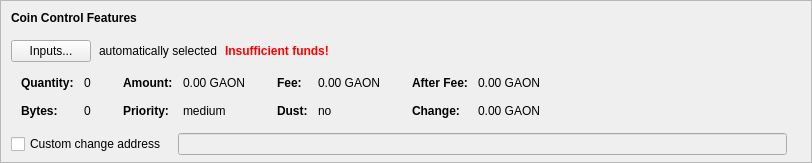
    <widget class="QFrame" name="frameCoinControl">
     <property name="sizePolicy">
      <sizepolicy hsizetype="Expanding" vsizetype="Expanding">
       <horstretch>0</horstretch>
       <verstretch>0</verstretch>
      </sizepolicy>
     </property>
     <property name="maximumSize">
      <size>
       <width>16777215</width>
       <height>16777215</height>
      </size>
     </property>
     <property name="frameShape">
      <enum>QFrame::StyledPanel</enum>
     </property>
     <property name="frameShadow">
      <enum>QFrame::Sunken</enum>
     </property>
     <layout class="QVBoxLayout" name="verticalLayoutCoinControl2">
      <property name="spacing">
       <number>0</number>
      </property>
      <property name="leftMargin">
       <number>0</number>
      </property>
      <property name="topMargin">
       <number>0</number>
      </property>
      <property name="rightMargin">
       <number>0</number>
      </property>
      <property name="bottomMargin">
       <number>6</number>
      </property>
      <item>
       <layout class="QVBoxLayout" name="verticalLayoutCoinControl" stretch="0,0,0,0,1">
        <property name="spacing">
         <number>0</number>
        </property>
        <property name="leftMargin">
         <number>10</number>
        </property>
        <property name="topMargin">
         <number>10</number>
        </property>
        <item>
         <layout class="QHBoxLayout" name="horizontalLayoutCoinControl1">
          <property name="bottomMargin">
           <number>15</number>
          </property>
          <item>
           <widget class="QLabel" name="labelCoinControlFeatures">
            <property name="sizePolicy">
             <sizepolicy hsizetype="Preferred" vsizetype="Maximum">
              <horstretch>0</horstretch>
              <verstretch>0</verstretch>
             </sizepolicy>
            </property>
            <property name="font">
             <font>
              <weight>75</weight>
              <bold>true</bold>
             </font>
            </property>
            <property name="styleSheet">
             <string notr="true">font-weight:bold;</string>
            </property>
            <property name="text">
             <string>Coin Control Features</string>
            </property>
           </widget>
          </item>
         </layout>
        </item>
        <item>
         <layout class="QHBoxLayout" name="horizontalLayoutCoinControl2" stretch="0,0,0,0">
          <property name="spacing">
           <number>8</number>
          </property>
          <property name="bottomMargin">
           <number>10</number>
          </property>
          <item>
           <widget class="QPushButton" name="pushButtonCoinControl">
            <property name="styleSheet">
             <string notr="true"/>
            </property>
            <property name="text">
             <string>Inputs...</string>
            </property>
            <property name="autoDefault">
             <bool>false</bool>
            </property>
           </widget>
          </item>
          <item>
           <widget class="QLabel" name="labelCoinControlAutomaticallySelected">
            <property name="text">
             <string>automatically selected</string>
            </property>
            <property name="margin">
             <number>5</number>
            </property>
           </widget>
          </item>
          <item>
           <widget class="QLabel" name="labelCoinControlInsuffFunds">
            <property name="font">
             <font>
              <weight>75</weight>
              <bold>true</bold>
             </font>
            </property>
            <property name="styleSheet">
             <string notr="true">color:red;font-weight:bold;</string>
            </property>
            <property name="text">
             <string>Insufficient funds!</string>
            </property>
            <property name="margin">
             <number>5</number>
            </property>
           </widget>
          </item>
          <item>
           <spacer name="horizontalSpacerCoinControl">
            <property name="orientation">
             <enum>Qt::Horizontal</enum>
            </property>
            <property name="sizeHint" stdset="0">
             <size>
              <width>40</width>
              <height>1</height>
             </size>
            </property>
           </spacer>
          </item>
         </layout>
        </item>
        <item>
         <widget class="QWidget" name="widgetCoinControl" native="true">
          <property name="sizePolicy">
           <sizepolicy hsizetype="Preferred" vsizetype="Preferred">
            <horstretch>0</horstretch>
            <verstretch>0</verstretch>
           </sizepolicy>
          </property>
          <property name="minimumSize">
           <size>
            <width>0</width>
            <height>0</height>
           </size>
          </property>
          <property name="styleSheet">
           <string notr="true"/>
          </property>
          <layout class="QHBoxLayout" name="horizontalLayoutCoinControl5">
           <property name="leftMargin">
            <number>0</number>
           </property>
           <property name="topMargin">
            <number>0</number>
           </property>
           <property name="rightMargin">
            <number>0</number>
           </property>
           <property name="bottomMargin">
            <number>0</number>
           </property>
           <item>
            <layout class="QHBoxLayout" name="horizontalLayoutCoinControl3" stretch="0,0,0,1">
             <property name="spacing">
              <number>20</number>
             </property>
             <property name="topMargin">
              <number>0</number>
             </property>
             <property name="bottomMargin">
              <number>10</number>
             </property>
             <item>
              <layout class="QFormLayout" name="formLayoutCoinControl1">
               <property name="horizontalSpacing">
                <number>10</number>
               </property>
               <property name="verticalSpacing">
                <number>14</number>
               </property>
               <property name="leftMargin">
                <number>10</number>
               </property>
               <property name="topMargin">
                <number>4</number>
               </property>
               <property name="rightMargin">
                <number>6</number>
               </property>
               <item row="0" column="0">
                <widget class="QLabel" name="labelCoinControlQuantityText">
                 <property name="font">
                  <font>
                   <weight>75</weight>
                   <bold>true</bold>
                  </font>
                 </property>
                 <property name="text">
                  <string>Quantity:</string>
                 </property>
                 <property name="margin">
                  <number>0</number>
                 </property>
                </widget>
               </item>
               <item row="0" column="1">
                <widget class="QLabel" name="labelCoinControlQuantity">
                 <property name="cursor">
                  <cursorShape>IBeamCursor</cursorShape>
                 </property>
                 <property name="contextMenuPolicy">
                  <enum>Qt::ActionsContextMenu</enum>
                 </property>
                 <property name="text">
                  <string notr="true">0</string>
                 </property>
                 <property name="margin">
                  <number>0</number>
                 </property>
                 <property name="textInteractionFlags">
                  <set>Qt::LinksAccessibleByMouse|Qt::TextSelectableByKeyboard|Qt::TextSelectableByMouse</set>
                 </property>
                </widget>
               </item>
               <item row="1" column="0">
                <widget class="QLabel" name="labelCoinControlBytesText">
                 <property name="font">
                  <font>
                   <weight>75</weight>
                   <bold>true</bold>
                  </font>
                 </property>
                 <property name="text">
                  <string>Bytes:</string>
                 </property>
                </widget>
               </item>
               <item row="1" column="1">
                <widget class="QLabel" name="labelCoinControlBytes">
                 <property name="cursor">
                  <cursorShape>IBeamCursor</cursorShape>
                 </property>
                 <property name="contextMenuPolicy">
                  <enum>Qt::ActionsContextMenu</enum>
                 </property>
                 <property name="text">
                  <string notr="true">0</string>
                 </property>
                 <property name="textInteractionFlags">
                  <set>Qt::LinksAccessibleByMouse|Qt::TextSelectableByKeyboard|Qt::TextSelectableByMouse</set>
                 </property>
                </widget>
               </item>
              </layout>
             </item>
             <item>
              <layout class="QFormLayout" name="formLayoutCoinControl2">
               <property name="horizontalSpacing">
                <number>10</number>
               </property>
               <property name="verticalSpacing">
                <number>14</number>
               </property>
               <property name="leftMargin">
                <number>6</number>
               </property>
               <property name="topMargin">
                <number>4</number>
               </property>
               <property name="rightMargin">
                <number>6</number>
               </property>
               <item row="0" column="0">
                <widget class="QLabel" name="labelCoinControlAmountText">
                 <property name="font">
                  <font>
                   <weight>75</weight>
                   <bold>true</bold>
                  </font>
                 </property>
                 <property name="text">
                  <string>Amount:</string>
                 </property>
                 <property name="margin">
                  <number>0</number>
                 </property>
                </widget>
               </item>
               <item row="0" column="1">
                <widget class="QLabel" name="labelCoinControlAmount">
                 <property name="cursor">
                  <cursorShape>IBeamCursor</cursorShape>
                 </property>
                 <property name="contextMenuPolicy">
                  <enum>Qt::ActionsContextMenu</enum>
                 </property>
                 <property name="text">
                  <string notr="true">0.00 GAON</string>
                 </property>
                 <property name="textInteractionFlags">
                  <set>Qt::LinksAccessibleByMouse|Qt::TextSelectableByKeyboard|Qt::TextSelectableByMouse</set>
                 </property>
                </widget>
               </item>
               <item row="1" column="0">
                <widget class="QLabel" name="labelCoinControlPriorityText">
                 <property name="font">
                  <font>
                   <weight>75</weight>
                   <bold>true</bold>
                  </font>
                 </property>
                 <property name="text">
                  <string>Priority:</string>
                 </property>
                </widget>
               </item>
               <item row="1" column="1">
                <widget class="QLabel" name="labelCoinControlPriority">
                 <property name="cursor">
                  <cursorShape>IBeamCursor</cursorShape>
                 </property>
                 <property name="contextMenuPolicy">
                  <enum>Qt::ActionsContextMenu</enum>
                 </property>
                 <property name="text">
                  <string>medium</string>
                 </property>
                 <property name="textInteractionFlags">
                  <set>Qt::LinksAccessibleByMouse|Qt::TextSelectableByKeyboard|Qt::TextSelectableByMouse</set>
                 </property>
                </widget>
               </item>
              </layout>
             </item>
             <item>
              <layout class="QFormLayout" name="formLayoutCoinControl3">
               <property name="horizontalSpacing">
                <number>10</number>
               </property>
               <property name="verticalSpacing">
                <number>14</number>
               </property>
               <property name="leftMargin">
                <number>6</number>
               </property>
               <property name="topMargin">
                <number>4</number>
               </property>
               <property name="rightMargin">
                <number>6</number>
               </property>
               <item row="0" column="0">
                <widget class="QLabel" name="labelCoinControlFeeText">
                 <property name="font">
                  <font>
                   <weight>75</weight>
                   <bold>true</bold>
                  </font>
                 </property>
                 <property name="text">
                  <string>Fee:</string>
                 </property>
                 <property name="margin">
                  <number>0</number>
                 </property>
                </widget>
               </item>
               <item row="0" column="1">
                <widget class="QLabel" name="labelCoinControlFee">
                 <property name="cursor">
                  <cursorShape>IBeamCursor</cursorShape>
                 </property>
                 <property name="contextMenuPolicy">
                  <enum>Qt::ActionsContextMenu</enum>
                 </property>
                 <property name="text">
                  <string notr="true">0.00 GAON</string>
                 </property>
                 <property name="textInteractionFlags">
                  <set>Qt::LinksAccessibleByMouse|Qt::TextSelectableByKeyboard|Qt::TextSelectableByMouse</set>
                 </property>
                </widget>
               </item>
               <item row="1" column="0">
                <widget class="QLabel" name="labelCoinControlLowOutputText">
                 <property name="font">
                  <font>
                   <weight>75</weight>
                   <bold>true</bold>
                  </font>
                 </property>
                 <property name="text">
                  <string>Dust:</string>
                 </property>
                </widget>
               </item>
               <item row="1" column="1">
                <widget class="QLabel" name="labelCoinControlLowOutput">
                 <property name="cursor">
                  <cursorShape>IBeamCursor</cursorShape>
                 </property>
                 <property name="contextMenuPolicy">
                  <enum>Qt::ActionsContextMenu</enum>
                 </property>
                 <property name="text">
                  <string>no</string>
                 </property>
                 <property name="textInteractionFlags">
                  <set>Qt::LinksAccessibleByMouse|Qt::TextSelectableByKeyboard|Qt::TextSelectableByMouse</set>
                 </property>
                </widget>
               </item>
              </layout>
             </item>
             <item>
              <layout class="QFormLayout" name="formLayoutCoinControl4">
               <property name="horizontalSpacing">
                <number>10</number>
               </property>
               <property name="verticalSpacing">
                <number>14</number>
               </property>
               <property name="leftMargin">
                <number>6</number>
               </property>
               <property name="topMargin">
                <number>4</number>
               </property>
               <property name="rightMargin">
                <number>6</number>
               </property>
               <item row="0" column="0">
                <widget class="QLabel" name="labelCoinControlAfterFeeText">
                 <property name="font">
                  <font>
                   <weight>75</weight>
                   <bold>true</bold>
                  </font>
                 </property>
                 <property name="text">
                  <string>After Fee:</string>
                 </property>
                 <property name="margin">
                  <number>0</number>
                 </property>
                </widget>
               </item>
               <item row="0" column="1">
                <widget class="QLabel" name="labelCoinControlAfterFee">
                 <property name="cursor">
                  <cursorShape>IBeamCursor</cursorShape>
                 </property>
                 <property name="contextMenuPolicy">
                  <enum>Qt::ActionsContextMenu</enum>
                 </property>
                 <property name="text">
                  <string notr="true">0.00 GAON</string>
                 </property>
                 <property name="textInteractionFlags">
                  <set>Qt::LinksAccessibleByMouse|Qt::TextSelectableByKeyboard|Qt::TextSelectableByMouse</set>
                 </property>
                </widget>
               </item>
               <item row="1" column="0">
                <widget class="QLabel" name="labelCoinControlChangeText">
                 <property name="font">
                  <font>
                   <weight>75</weight>
                   <bold>true</bold>
                  </font>
                 </property>
                 <property name="text">
                  <string>Change:</string>
                 </property>
                </widget>
               </item>
               <item row="1" column="1">
                <widget class="QLabel" name="labelCoinControlChange">
                 <property name="cursor">
                  <cursorShape>IBeamCursor</cursorShape>
                 </property>
                 <property name="contextMenuPolicy">
                  <enum>Qt::ActionsContextMenu</enum>
                 </property>
                 <property name="text">
                  <string notr="true">0.00 GAON</string>
                 </property>
                 <property name="textInteractionFlags">
                  <set>Qt::LinksAccessibleByMouse|Qt::TextSelectableByKeyboard|Qt::TextSelectableByMouse</set>
                 </property>
                </widget>
               </item>
              </layout>
             </item>
            </layout>
           </item>
          </layout>
         </widget>
        </item>
        <item>
         <layout class="QHBoxLayout" name="horizontalLayoutCoinControl4" stretch="0,0,0">
          <property name="spacing">
           <number>12</number>
          </property>
          <property name="sizeConstraint">
           <enum>QLayout::SetDefaultConstraint</enum>
          </property>
          <property name="topMargin">
           <number>5</number>
          </property>
          <property name="rightMargin">
           <number>5</number>
          </property>
          <item>
           <widget class="QCheckBox" name="checkBoxCoinControlChange">
            <property name="toolTip">
             <string>If this is activated, but the change address is empty or invalid, change will be sent to a newly generated address.</string>
            </property>
            <property name="text">
             <string>Custom change address</string>
            </property>
           </widget>
          </item>
          <item>
           <widget class="QValidatedLineEdit" name="lineEditCoinControlChange">
            <property name="enabled">
             <bool>false</bool>
            </property>
            <property name="sizePolicy">
             <sizepolicy hsizetype="Expanding" vsizetype="Fixed">
              <horstretch>0</horstretch>
              <verstretch>0</verstretch>
             </sizepolicy>
            </property>
           </widget>
          </item>
          <item>
           <widget class="QLabel" name="labelCoinControlChangeLabel">
            <property name="sizePolicy">
             <sizepolicy hsizetype="Preferred" vsizetype="Expanding">
              <horstretch>0</horstretch>
              <verstretch>0</verstretch>
             </sizepolicy>
            </property>
            <property name="minimumSize">
             <size>
              <width>0</width>
              <height>0</height>
             </size>
            </property>
            <property name="text">
             <string/>
            </property>
            <property name="margin">
             <number>3</number>
            </property>
           </widget>
          </item>
         </layout>
        </item>
        <item>
         <spacer name="verticalSpacerCoinControl">
          <property name="orientation">
           <enum>Qt::Vertical</enum>
          </property>
          <property name="sizeHint" stdset="0">
           <size>
            <width>800</width>
            <height>1</height>
           </size>
          </property>
         </spacer>
        </item>
       </layout>
      </item>
     </layout>
    </widget>
